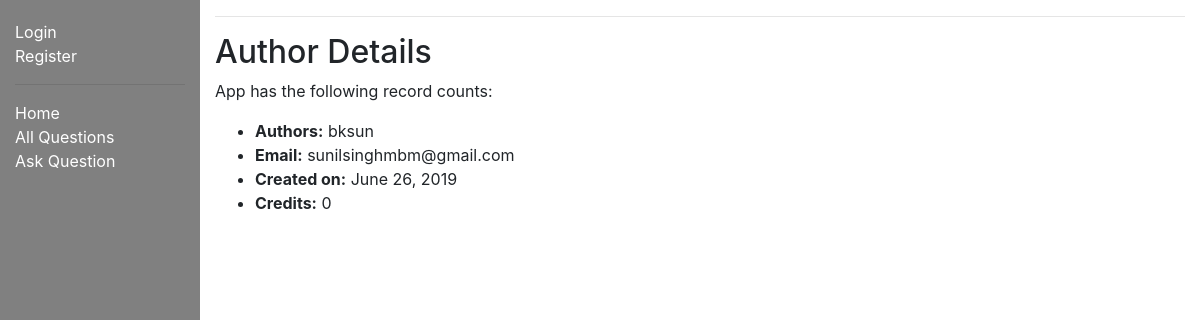
Screenshot of /myquora/author/1 with the database file from the repository.
### myquora/models.py (models this page shows, shortened)
class Author(models.Model):
    user = models.ForeignKey(User, on_delete=models.CASCADE)
    email = models.EmailField(max_length=70, blank=True)
    date_created = models.DateField(null=True, default=timezone.now())
    credits = models.IntegerField(default=0)

### myquora/views.py (the view)
# urls.py: path('author/<int:pk>', views.AuthorDetailView.as_view(), name='author-detail'),
class AuthorDetailView(generic.DetailView):
    model = Author

### myquora/templates/myquora/author_detail.html
{% extends "base_generic.html" %}
{% block content %}
<hr></hr>
<h2>Author Details</h2>
<p>App has the following record counts:</p>
<ul>
        <li><strong>Authors:</strong> {{ author.user.username }}</li>
        <li><strong>Email:</strong> {{ author.email }}</li>
        <li><strong>Created on:</strong> {{ author.date_created }}</li>
        <li><strong>Credits:</strong> {{ author.credits }}</li>
</ul>
{% endblock %}

### rows the page displays
Author: user.username "bksun", email "sunilsinghmbm@gmail.com", date_created "June 26, 2019", credits "0"
